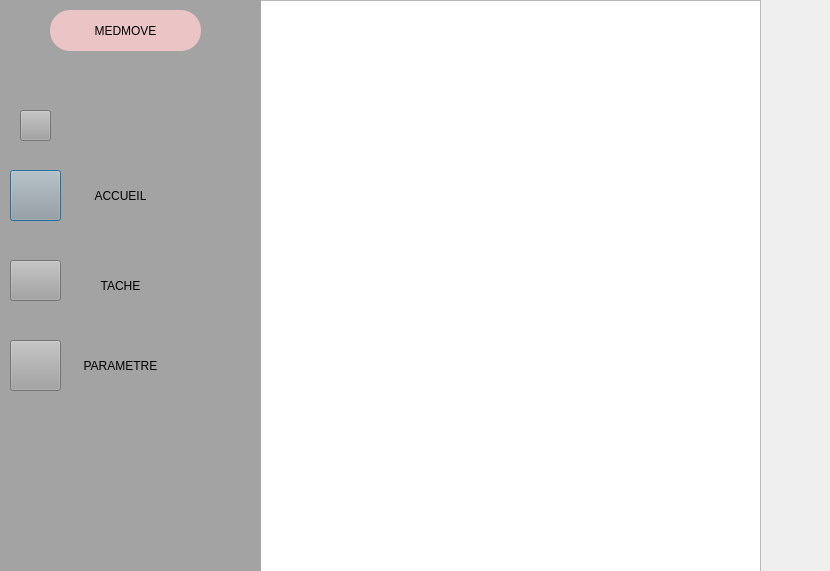
<?xml version="1.0" encoding="UTF-8"?>
<ui version="4.0">
 <class>stat_combo</class>
 <widget class="QDialog" name="stat_combo">
  <property name="geometry">
   <rect>
    <x>0</x>
    <y>0</y>
    <width>830</width>
    <height>571</height>
   </rect>
  </property>
  <property name="windowTitle">
   <string>Dialog</string>
  </property>
  <widget class="QGraphicsView" name="graphicsView">
   <property name="geometry">
    <rect>
     <x>260</x>
     <y>0</y>
     <width>501</width>
     <height>581</height>
    </rect>
   </property>
  </widget>
  <widget class="QWidget" name="widget_3" native="true">
   <property name="geometry">
    <rect>
     <x>0</x>
     <y>0</y>
     <width>261</width>
     <height>821</height>
    </rect>
   </property>
   <property name="styleSheet">
    <string notr="true">
background-color: rgb(163, 163, 163);</string>
   </property>
   <widget class="QPushButton" name="pushButton_30">
    <property name="geometry">
     <rect>
      <x>10</x>
      <y>170</y>
      <width>51</width>
      <height>51</height>
     </rect>
    </property>
    <property name="styleSheet">
     <string notr="true">background-image: url(:/image/home (1).svg);</string>
    </property>
    <property name="text">
     <string/>
    </property>
   </widget>
   <widget class="QPushButton" name="pushButton_31">
    <property name="geometry">
     <rect>
      <x>70</x>
      <y>160</y>
      <width>101</width>
      <height>71</height>
     </rect>
    </property>
    <property name="styleSheet">
     <string notr="true">border-radius: 30px;

color: black;
padding: 0 8px;
background-color: rgb(163, 163, 163);
font: bold, &quot;Comic Sans MS&quot;;;
text-align:center;</string>
    </property>
    <property name="text">
     <string>ACCUEIL</string>
    </property>
   </widget>
   <widget class="QPushButton" name="pushButton_32">
    <property name="geometry">
     <rect>
      <x>10</x>
      <y>260</y>
      <width>51</width>
      <height>41</height>
     </rect>
    </property>
    <property name="styleSheet">
     <string notr="true">background-image: url(:/image/align-justify.svg);</string>
    </property>
    <property name="text">
     <string/>
    </property>
   </widget>
   <widget class="QPushButton" name="pushButton_33">
    <property name="geometry">
     <rect>
      <x>70</x>
      <y>250</y>
      <width>101</width>
      <height>71</height>
     </rect>
    </property>
    <property name="styleSheet">
     <string notr="true">border-radius: 30px;

color: black;
padding: 0 8px;
background-color: rgb(163, 163, 163);
font: bold, &quot;Comic Sans MS&quot;;;
text-align:center;</string>
    </property>
    <property name="text">
     <string>TACHE</string>
    </property>
   </widget>
   <widget class="QPushButton" name="pushButton_34">
    <property name="geometry">
     <rect>
      <x>70</x>
      <y>330</y>
      <width>101</width>
      <height>71</height>
     </rect>
    </property>
    <property name="styleSheet">
     <string notr="true">border-radius: 30px;

color: black;
padding: 0 8px;
background-color: rgb(163, 163, 163);
font: bold, &quot;Comic Sans MS&quot;;;
text-align:center;</string>
    </property>
    <property name="text">
     <string>PARAMETRE</string>
    </property>
   </widget>
   <widget class="QPushButton" name="pushButton_35">
    <property name="geometry">
     <rect>
      <x>10</x>
      <y>340</y>
      <width>51</width>
      <height>51</height>
     </rect>
    </property>
    <property name="styleSheet">
     <string notr="true">background-image: url(:/image/settings.svg);</string>
    </property>
    <property name="text">
     <string/>
    </property>
   </widget>
   <widget class="QPushButton" name="pushButton_36">
    <property name="geometry">
     <rect>
      <x>50</x>
      <y>10</y>
      <width>151</width>
      <height>41</height>
     </rect>
    </property>
    <property name="styleSheet">
     <string notr="true">font: 75 8pt &quot;MS Shell Dlg 2&quot;;
border-radius: 20px;
color: black;
padding: 0 8px;
background: #ebc5c5;
font: bold, &quot;Comic Sans MS&quot;;;
text-align:center;</string>
    </property>
    <property name="text">
     <string>MEDMOVE</string>
    </property>
   </widget>
   <widget class="QPushButton" name="pushButton_37">
    <property name="geometry">
     <rect>
      <x>20</x>
      <y>110</y>
      <width>31</width>
      <height>31</height>
     </rect>
    </property>
    <property name="styleSheet">
     <string notr="true">background-image: url(:/image/arrow-left-circle.svg);</string>
    </property>
    <property name="text">
     <string/>
    </property>
   </widget>
  </widget>
 </widget>
 <resources/>
 <connections/>
</ui>
